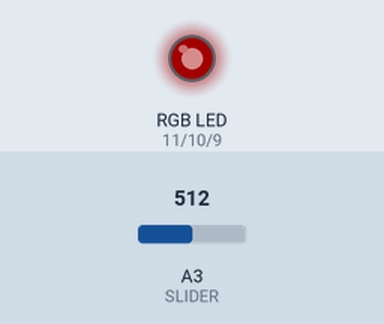
This program was run on a simulated Arduino Uno, built with avr-gcc and run on an emulated ATmega328P. On the bench: an RGB LED mixed from three pins (HIGH = lit). The inputs (shaded band) are chosen by the test bench; at power-on: A3 (SLIDER) = 512. Dim RGB values are drawn brighter than linear; random numbers use the default seed unless the program sets one.

Above: at 1.2 s.
1.3 s: A3 (SLIDER) set to 716
At 3.46 s:
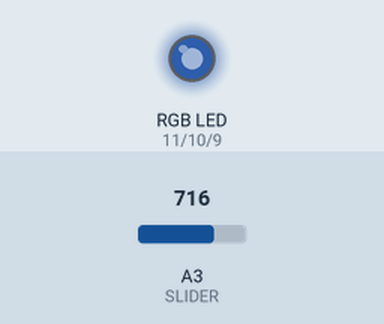
4.3 s: A3 (SLIDER) set to 900
At 4.7 s:
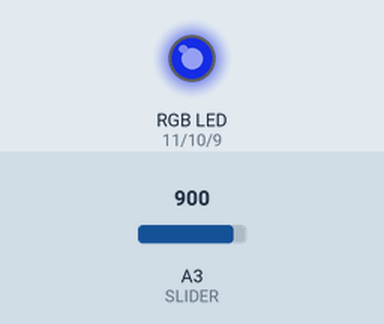
7.3 s: A3 (SLIDER) set to 1023
At 8.2 s:
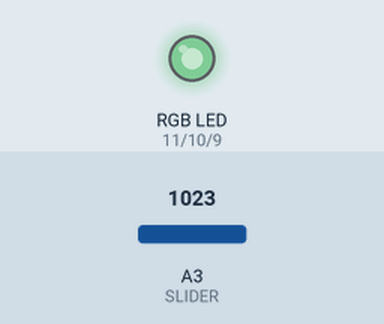
Timing chart, 0 to 23.4 s (numbered marks = the images above; inputs shaded):
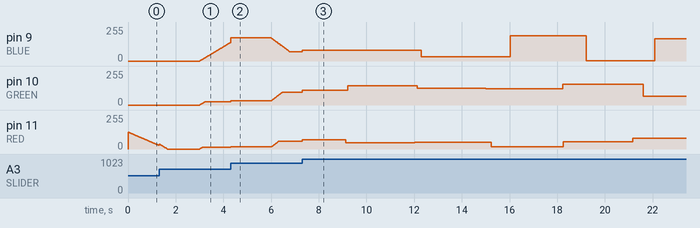

The program:

main.cpp
```cpp
/**
 * 4.5 inch infinity mirrir with a slider to change brightness
 *
 */
#include "Arduino.h"

// Set LED_BUILTIN if it is not defined by Arduino framework
// #define LED_BUILTIN 13
#define RED 11
#define GREEN 10
#define BLUE 9
#define SLIDER A3

const int COLOUR_TIME_LENGTH = 3000;
unsigned long lastColorChange = millis();


// function converts a regular RGB number to one in the 0 - 1023 range (roughly)
int rgbConverter(float number) {
  int result;
  result = 1023 - (number * 4);
  return result;
}

// function sends the colour to the LEDs, wit the correct brightness
void doColour(float r, float g, float b) {
  float sliderLevel = float (analogRead(SLIDER)) / 1023;
  // Serial.println(sliderLevel);
  analogWrite(RED, (r * sliderLevel));
  analogWrite(GREEN, (g * sliderLevel));
  analogWrite(BLUE, (b * sliderLevel));
}

// function makes sure numbers never overshoot 255 and never go negative
float correctNumber(float number) {
  if (number >= 255) {
    number = 255;
  } else if (number <= 0) {
    number = 0;
  }
  return number;
}


float r = 255;
float g = 0;
float b = 0;
float r2;
float g2;
float b2;

void setup()
{
  pinMode(RED, OUTPUT);
  pinMode(GREEN, OUTPUT);
  pinMode(BLUE, OUTPUT);
  Serial.begin(9600);

}


void loop()
{

  doColour(r, g, b);

  // if the the last time the colour changed subtracted from the current time is COLOUR_TIME_LENGTH
  // choose a new colour and resent the last time the colour changed to now
  if ((millis() - lastColorChange) >= COLOUR_TIME_LENGTH) {
    // Target colour
    r2 = round(random(0, 255));
    g2 = round(random(0, 255));
    b2 = round(random(0, 255));
    lastColorChange = millis();
  }

  // change r, g, b by 0.5 every time this loop runs, either increasing or decreasing to get to the new
  // target colour
  do {
    float changeBy = 0.5;
    if (r2 > r) {
      r = correctNumber(r + changeBy);
    } else if (r2 < r) {
      r = correctNumber(r - changeBy);
    }

    if (g2 > g) {
      g = correctNumber(g + changeBy);
    } else if (g2 < g) {
      g = correctNumber(g - changeBy);
    }

    if (b2 > b) {
      b = correctNumber(b + changeBy);
    } else if (b2 < b) {
      b = correctNumber(b - changeBy);
    }
    doColour(r, g, b);
    // Serial.println(r);
    // Serial.println(g);
    // Serial.println(b);
    delay(3);
  } while ( (r != r2) || (g != g2) || (b != b2) );

}
```
